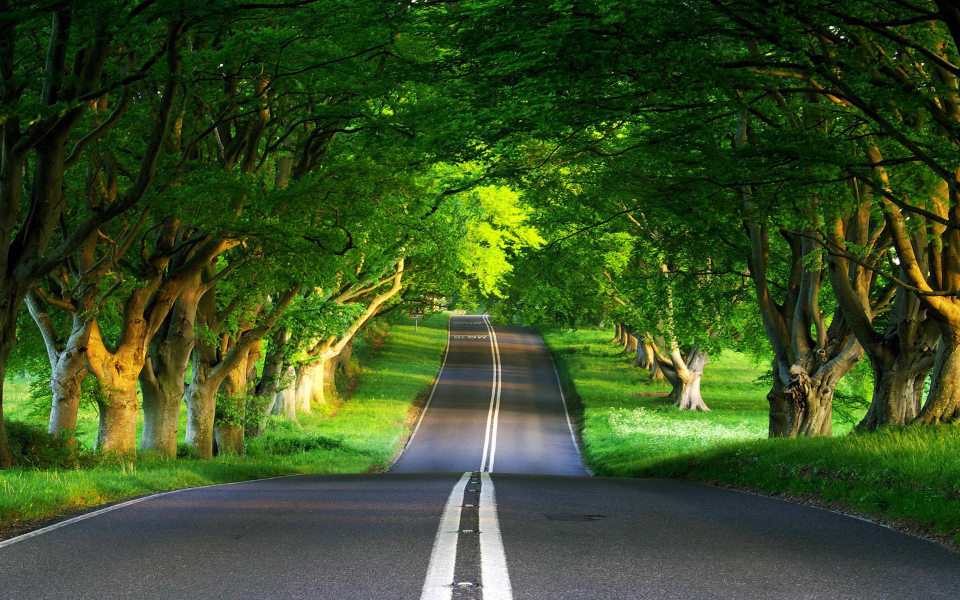
#> input picture img.jpg, 1920 x 1200 px (shown at 1/2 size)
$ python Q03.py
#> lines starting #> are read from the running program, lines starting #| are printed output that depends on the picture
import cv2
import numpy as np

def rotate_image(image, angle):

    # Rotate the image around its center without cropping
    h, w = image.shape[:2]
    center = (w // 2, h // 2)

    # Get the rotation matrix
    matrix = cv2.getRotationMatrix2D(center, angle, 1.0)

    # Compute the bounding box of the rotated image
    cos = np.abs(matrix[0, 0])
    sin = np.abs(matrix[0, 1])
    new_w = int((h * sin) + (w * cos))
    new_h = int((h * cos) + (w * sin))

    # Adjust the rotation matrix to take into account translation
    matrix[0, 2] += (new_w / 2) - center[0]
    matrix[1, 2] += (new_h / 2) - center[1]

    # Perform the rotation
    return cv2.warpAffine(image, matrix, (new_w, new_h), borderValue=(255, 255, 255))

def add_label_to_image(image, label):

    # Add a label above the image
    label_height = 40
    header = np.full((label_height, image.shape[1], 3), 255, dtype=np.uint8)
    cv2.putText(header, label, (10, 28), cv2.FONT_HERSHEY_SIMPLEX, 0.8, (0, 0, 0), 2, cv2.LINE_AA)
    return np.vstack((header, image))

def resize_to_fit(img, target_height=300):

    # Resize image to a target height keeping aspect ratio
    h, w = img.shape[:2]
    scale = target_height / h
    new_size = (int(w * scale), target_height)
    return cv2.resize(img, new_size, interpolation=cv2.INTER_AREA)

def resize_to_size(img, size=(400, 300)):
    return cv2.resize(img, size, interpolation=cv2.INTER_AREA)

# Main function to handle image processing
def main():

    try:
        path = input("Enter image path: ").strip()
#> the answer given: img.jpg

        image = cv2.imread(path)
#> image is the input picture: shape (1200, 1920, 3); mean B, G, R 35, 79.4, 57.3
        if image is None:
            raise FileNotFoundError("Image not found or path incorrect.")

        rotated_45 = rotate_image(image, 45)
        rotated_90 = rotate_image(image, 90)

        size = (400, 300)  # fixed size for all images (width, height)
        original_resized = resize_to_size(image, size)
        rotated_45_resized = resize_to_size(rotated_45, size)
        rotated_90_resized = resize_to_size(rotated_90, size)

        labeled_original = add_label_to_image(original_resized, "Original")
#> in add_label_to_image, `return np.vstack((header, image))`:
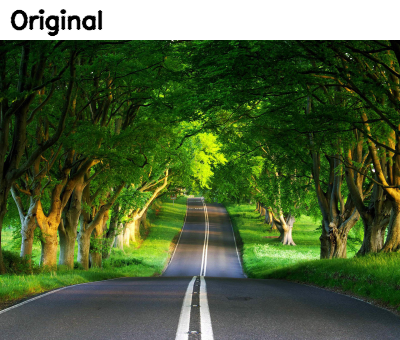
#> returned value: shape (340, 400, 3); mean of channels 0, 1, 2 59.2, 98.4, 78.9; drawn as B, G, R
        labeled_45 = add_label_to_image(rotated_45_resized, "Rotated 45 degrees")
#> call 2 of add_label_to_image, with label = 'Rotated 45 degrees'
#> in add_label_to_image (call 2), `return np.vstack((header, image))`:
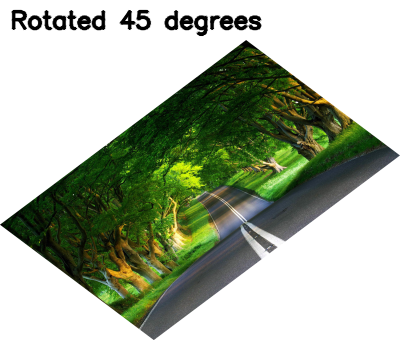
#> returned value: shape (340, 400, 3); mean of channels 0, 1, 2 159, 177.5, 168.3; drawn as B, G, R
        labeled_90 = add_label_to_image(rotated_90_resized, "Rotated 90 degrees")
#> call 3 of add_label_to_image, with label = 'Rotated 90 degrees'
#> in add_label_to_image (call 3), `cv2.putText(header, label, (10, 28), cv2.FONT_HERSHEY_SIMPLEX, 0.8, (0..`:
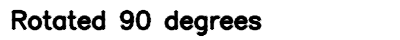
#> header: shape (40, 400, 3); min 0, max 255, mean 219.5
#> in add_label_to_image (call 3), `return np.vstack((header, image))`:
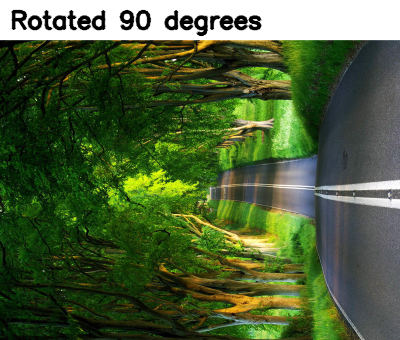
#> returned value: shape (340, 400, 3); mean of channels 0, 1, 2 56.8, 96, 76.5; drawn as B, G, R

        blank = np.full_like(labeled_original, 255)
        top_row = np.hstack((labeled_original, labeled_45))
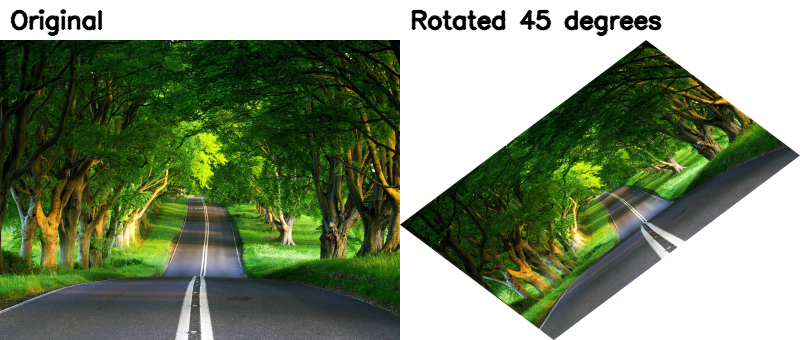
#> top_row: shape (340, 800, 3); mean B, G, R 109.1, 138, 123.6
        bottom_row = np.hstack((labeled_90, blank))
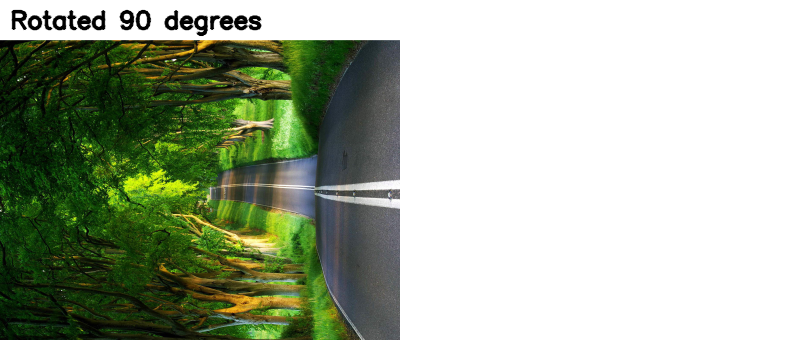
#> bottom_row: shape (340, 800, 3); mean B, G, R 155.9, 175.5, 165.7
        grid = np.vstack((top_row, bottom_row))
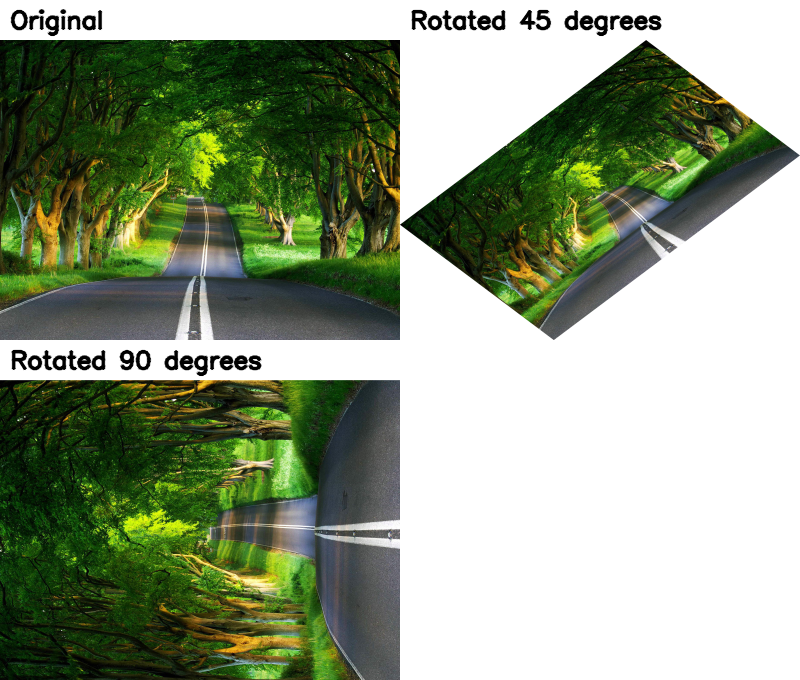
#> grid: shape (680, 800, 3); mean B, G, R 132.5, 156.7, 144.7

        cv2.imshow("Image Rotation - 45° and 90°", grid)
        cv2.waitKey(0)
        cv2.destroyAllWindows()

    except Exception as e:
        print("Error:", e)


if __name__ == "__main__":
    main()
